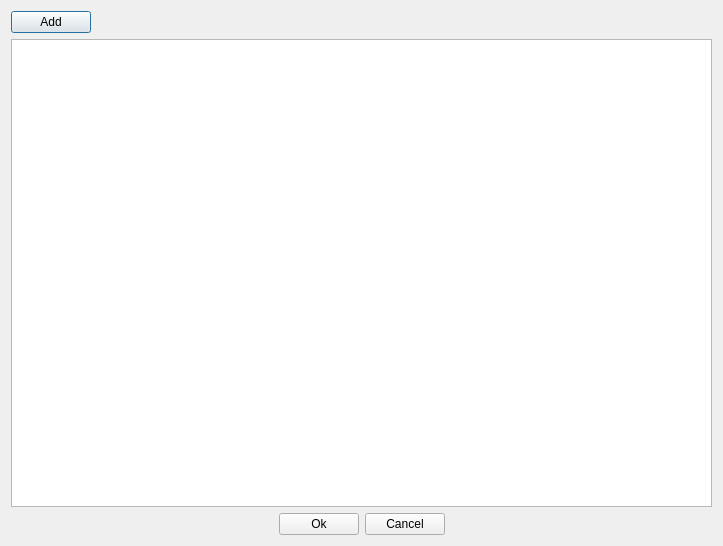
<?xml version="1.0" encoding="UTF-8"?>
<ui version="4.0">
 <class>ImportDialog</class>
 <widget class="QDialog" name="ImportDialog">
  <property name="geometry">
   <rect>
    <x>0</x>
    <y>0</y>
    <width>723</width>
    <height>546</height>
   </rect>
  </property>
  <property name="windowTitle">
   <string>Dialog</string>
  </property>
  <layout class="QVBoxLayout" name="verticalLayout">
   <item>
    <layout class="QHBoxLayout" name="horizontalLayout">
     <item>
      <widget class="QPushButton" name="pushButton_add">
       <property name="text">
        <string>Add</string>
       </property>
      </widget>
     </item>
     <item>
      <spacer name="horizontalSpacer">
       <property name="orientation">
        <enum>Qt::Horizontal</enum>
       </property>
       <property name="sizeHint" stdset="0">
        <size>
         <width>40</width>
         <height>20</height>
        </size>
       </property>
      </spacer>
     </item>
    </layout>
   </item>
   <item>
    <widget class="QTableView" name="tableView"/>
   </item>
   <item>
    <layout class="QHBoxLayout" name="horizontalLayout_2">
     <item>
      <spacer name="horizontalSpacer_2">
       <property name="orientation">
        <enum>Qt::Horizontal</enum>
       </property>
       <property name="sizeHint" stdset="0">
        <size>
         <width>40</width>
         <height>20</height>
        </size>
       </property>
      </spacer>
     </item>
     <item>
      <widget class="QPushButton" name="pushButton_ok">
       <property name="text">
        <string>Ok</string>
       </property>
      </widget>
     </item>
     <item>
      <widget class="QPushButton" name="pushButton_cancel">
       <property name="text">
        <string>Cancel</string>
       </property>
      </widget>
     </item>
     <item>
      <spacer name="horizontalSpacer_3">
       <property name="orientation">
        <enum>Qt::Horizontal</enum>
       </property>
       <property name="sizeHint" stdset="0">
        <size>
         <width>40</width>
         <height>20</height>
        </size>
       </property>
      </spacer>
     </item>
    </layout>
   </item>
  </layout>
 </widget>
 <resources/>
 <connections>
  <connection>
   <sender>pushButton_ok</sender>
   <signal>clicked()</signal>
   <receiver>ImportDialog</receiver>
   <slot>accept()</slot>
   <hints>
    <hint type="sourcelabel">
     <x>316</x>
     <y>522</y>
    </hint>
    <hint type="destinationlabel">
     <x>361</x>
     <y>272</y>
    </hint>
   </hints>
  </connection>
  <connection>
   <sender>pushButton_cancel</sender>
   <signal>clicked()</signal>
   <receiver>ImportDialog</receiver>
   <slot>reject()</slot>
   <hints>
    <hint type="sourcelabel">
     <x>407</x>
     <y>522</y>
    </hint>
    <hint type="destinationlabel">
     <x>361</x>
     <y>272</y>
    </hint>
   </hints>
  </connection>
 </connections>
</ui>
